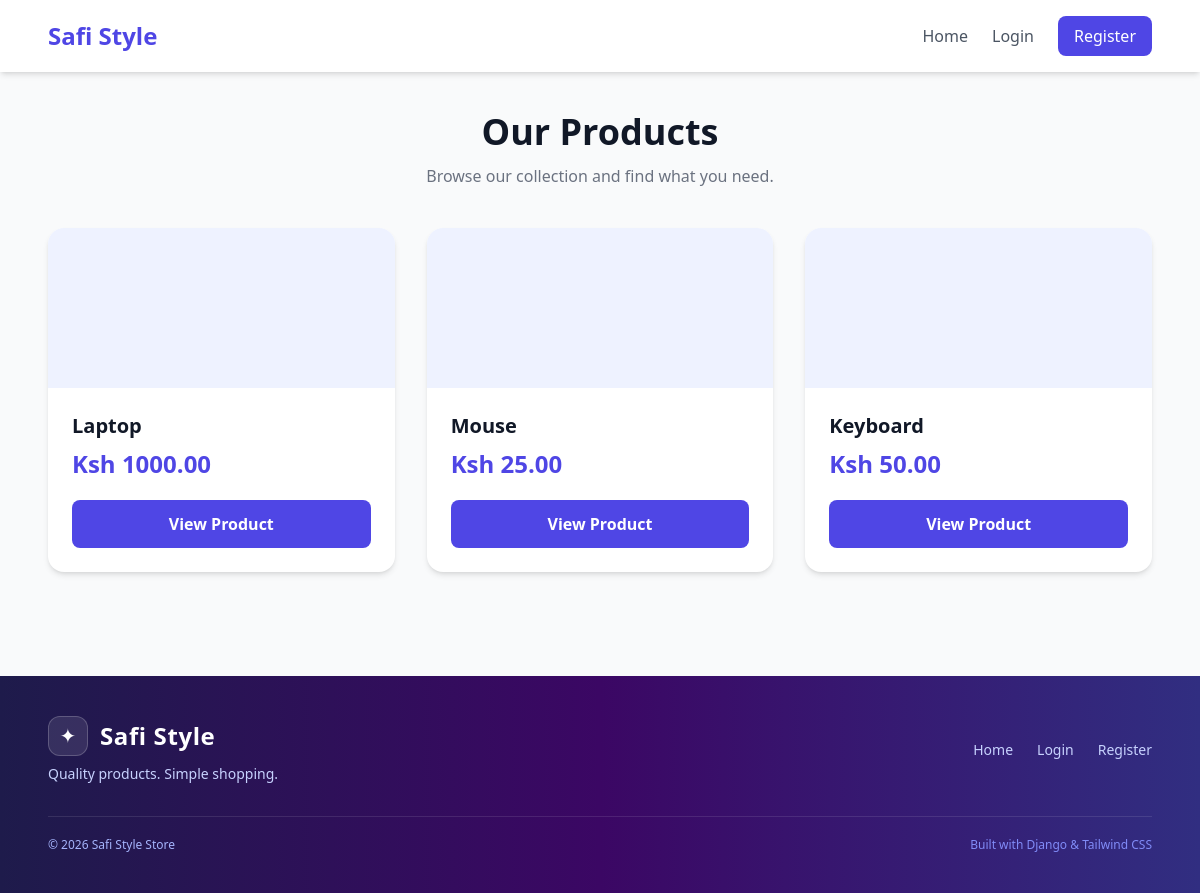
Before: / with the older database file.
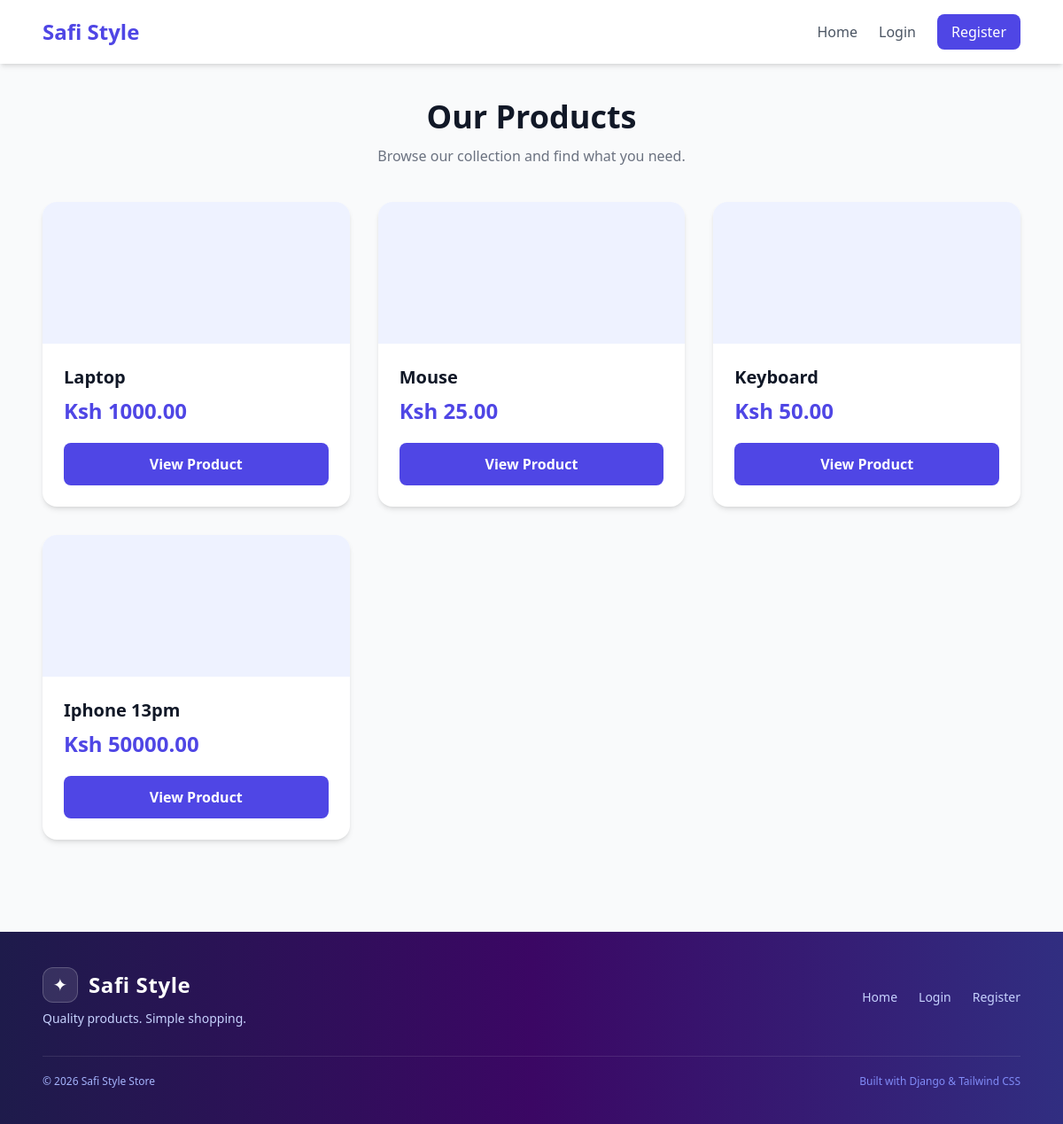
After: the same page with the newer database file.
### myapp/models.py (models this page shows, shortened)
class Product(models.Model):
    category = models.ForeignKey(
        Category,
        on_delete=models.CASCADE
    )
    name = models.CharField(max_length=200)
    price = models.DecimalField(
        max_digits=10,
        decimal_places=2
    )

### myapp/views.py (the view)
def product_list(request):
    products = Product.objects.all()
    return render(
        request,
        "product_list.html",
        {"products": products}
    )

### myapp/templates/product_list.html (shortened to what this page needs)
{% extends 'base.html' %}
{% block content %}
<div class="text-center mb-10">
    <h1 class="text-4xl font-bold text-gray-900 mb-3">
        Our Products
    </h1>
    <p class="text-gray-500">
        Browse our collection and find what you need.
    </p>
</div>
<div class="grid grid-cols-1 sm:grid-cols-2 lg:grid-cols-3 gap-8">
{% for product in products %}
<div class="bg-white rounded-2xl shadow-md hover:shadow-xl transition duration-300 overflow-hidden">
    <div class="bg-indigo-50 h-40 flex items-center justify-center">
    </div>
    <div class="p-6">
        <h2 class="text-xl font-bold text-gray-900 mb-2">
            {{ product.name }}
        </h2>
        <p class="text-2xl font-bold text-indigo-600 mb-5">
            Ksh {{ product.price }}
        </p>
        <a href="/product/{{ product.id }}/"
           class="block text-center bg-indigo-600 text-white py-3 rounded-lg font-semibold hover:bg-indigo-700 transition">
            View Product
        </a>
    </div>
</div>
{% empty %}
<div class="col-span-full text-center py-16">
    <p class="text-gray-500 text-lg">
        No products available at the moment.
    </p>
</div>
{% endfor %}
</div>
{% endblock %}

### myapp/templates/base.html (shortened to what this page needs)
<!DOCTYPE html>
<html lang="en">
<head>
<script src="https://cdn.tailwindcss.com"></script>
</head>
<body class="bg-gray-50 text-gray-800 min-h-screen">
<nav class="bg-white shadow-md">
    <div class="max-w-6xl mx-auto px-6 py-4 flex items-center justify-between">
        <a href="/" class="text-2xl font-bold text-indigo-600">
            Safi Style
        </a>
        <div class="flex items-center gap-6">
            <a href="/"
               class="text-gray-600 hover:text-indigo-600 font-medium transition">
                Home
            </a>
            {% if user.is_authenticated %}
                <a href="/orders/"
                   class="text-gray-600 hover:text-indigo-600 font-medium transition">
                    My Orders
                </a>
                <span class="text-sm text-gray-500">
                    Welcome, <strong class="text-gray-800">{{ user.username }}</strong>
                </span>
                <a href="{% url 'logout' %}"
                   class="bg-red-500 text-white px-4 py-2 rounded-lg hover:bg-red-600 transition">
                    Logout
                </a>
            {% else %}
                <a href="/login/"
                   class="text-gray-600 hover:text-indigo-600 font-medium transition">
                    Login
                </a>
                <a href="/register/"
                   class="bg-indigo-600 text-white px-4 py-2 rounded-lg hover:bg-indigo-700 transition">
                    Register
                </a>
            {% endif %}
        </div>
    </div>
</nav>
<main class="max-w-6xl mx-auto px-6 py-10">
    {% block content %}
    {% endblock %}
</main>
<footer class="bg-gradient-to-r from-indigo-950 via-purple-950 to-indigo-900 text-white mt-16">
    <div class="max-w-6xl mx-auto px-6 py-10">
    <div class="flex flex-col md:flex-row items-center justify-between gap-6">
        <div class="text-center md:text-left">
            <div class="flex items-center justify-center md:justify-start gap-3 mb-2">
                <div class="w-10 h-10 rounded-xl bg-white/10 border border-white/20 flex items-center justify-center text-xl">
                    ✦
                </div>
                <h3 class="text-2xl font-bold tracking-wide">
                    Safi Style
                </h3>
            </div>
            <p class="text-indigo-200 text-sm">
                Quality products. Simple shopping.
            </p>
        </div>
        <div class="flex items-center gap-6 text-sm">
            <a href="/" class="text-indigo-200 hover:text-white transition">
                Home
            </a>
            {% if user.is_authenticated %}
                <a href="/orders/" class="text-indigo-200 hover:text-white transition">
                    My Orders
                </a>
            {% else %}
                <a href="/login/" class="text-indigo-200 hover:text-white transition">
                    Login
                </a>
                <a href="/register/" class="text-indigo-200 hover:text-white transition">
                    Register
                </a>
            {% endif %}
        </div>
    </div>
    <div class="border-t border-white/10 mt-8 pt-5 flex flex-col sm:flex-row items-center justify-between gap-2">
        <p class="text-xs text-indigo-300">
            &copy; 2026 Safi Style Store
        </p>
        <p class="text-xs text-indigo-400">
            Built with Django & Tailwind CSS
        </p>
    </div>
</div>
</footer>
</body>
</html>

Changed rows visible on the page:
added Product: name "Iphone 13pm", price "50000.00"
